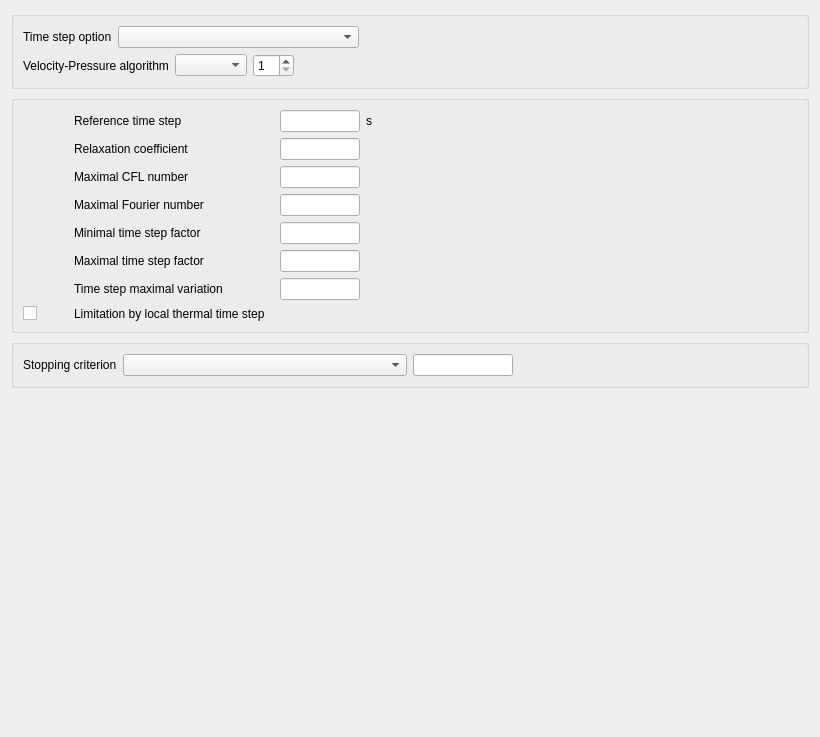
<?xml version="1.0" encoding="UTF-8"?>
<ui version="4.0">
 <class>TimeStepForm</class>
 <widget class="QWidget" name="TimeStepForm">
  <property name="geometry">
   <rect>
    <x>0</x>
    <y>0</y>
    <width>820</width>
    <height>737</height>
   </rect>
  </property>
  <property name="windowTitle">
   <string>Form</string>
  </property>
  <layout class="QGridLayout">
   <item row="3" column="0">
    <widget class="QGroupBox" name="groupBoxStopCriterion">
     <layout class="QHBoxLayout" name="horizontalLayout_3">
      <item>
       <widget class="QLabel" name="label_4">
        <property name="toolTip">
         <string>&lt;html&gt;&lt;head/&gt;&lt;body&gt;&lt;p&gt;&lt;span style=&quot; font-size:9pt;&quot;&gt;Define the number of the last time step after which the calculation stops. In case of restart calculations, it takes into account the number of time steps of the previous calculation.&lt;/span&gt;&lt;/p&gt;&lt;p&gt;&lt;span style=&quot; font-size:9pt;&quot;&gt;(code_saturne key word: &lt;/span&gt;&lt;span style=&quot; font-size:9pt; font-weight:600;&quot;&gt;NTMABS&lt;/span&gt;&lt;span style=&quot; font-size:9pt;&quot;&gt;)&lt;/span&gt;&lt;/p&gt;&lt;/body&gt;&lt;/html&gt;</string>
        </property>
        <property name="statusTip">
         <string>Absolute time step number of the simulation, restarts included.</string>
        </property>
        <property name="text">
         <string>Stopping criterion</string>
        </property>
       </widget>
      </item>
      <item>
       <widget class="QComboBox" name="comboBoxStopCrit">
        <property name="sizePolicy">
         <sizepolicy hsizetype="MinimumExpanding" vsizetype="Fixed">
          <horstretch>0</horstretch>
          <verstretch>0</verstretch>
         </sizepolicy>
        </property>
        <property name="minimumSize">
         <size>
          <width>200</width>
          <height>0</height>
         </size>
        </property>
       </widget>
      </item>
      <item>
       <widget class="QLineEdit" name="lineEditStop">
        <property name="minimumSize">
         <size>
          <width>100</width>
          <height>0</height>
         </size>
        </property>
        <property name="maximumSize">
         <size>
          <width>60</width>
          <height>16777215</height>
         </size>
        </property>
        <property name="toolTip">
         <string>&lt;html&gt;&lt;head/&gt;&lt;body&gt;&lt;p&gt;&lt;span style=&quot; font-size:9pt;&quot;&gt;Define the number of the last time step after which the calculation stops. In case of restart calculations, it takes into account the number of time steps of the previous calculation.&lt;/span&gt;&lt;/p&gt;&lt;p&gt;&lt;span style=&quot; font-size:9pt;&quot;&gt;(code_saturne key word: &lt;/span&gt;&lt;span style=&quot; font-size:9pt; font-weight:600;&quot;&gt;NTMABS&lt;/span&gt;&lt;span style=&quot; font-size:9pt;&quot;&gt;)&lt;/span&gt;&lt;/p&gt;&lt;/body&gt;&lt;/html&gt;</string>
        </property>
        <property name="statusTip">
         <string>Absolute time step number of the simulation, restarts included.</string>
        </property>
       </widget>
      </item>
      <item>
       <spacer name="horizontalSpacer_4">
        <property name="orientation">
         <enum>Qt::Horizontal</enum>
        </property>
        <property name="sizeHint" stdset="0">
         <size>
          <width>40</width>
          <height>20</height>
         </size>
        </property>
       </spacer>
      </item>
     </layout>
    </widget>
   </item>
   <item row="1" column="0">
    <widget class="QGroupBox" name="groupBoxTimeStep">
     <layout class="QHBoxLayout">
      <item>
       <layout class="QGridLayout">
        <item row="1" column="2">
         <widget class="QLineEdit" name="lineEditRELXST">
          <property name="minimumSize">
           <size>
            <width>0</width>
            <height>0</height>
           </size>
          </property>
          <property name="maximumSize">
           <size>
            <width>80</width>
            <height>16777215</height>
           </size>
          </property>
          <property name="toolTip">
           <string>&lt;html&gt;&lt;head/&gt;&lt;body&gt;&lt;p&gt;&lt;span style=&quot; font-size:9pt;&quot;&gt;Define the relaxation coefficient for the steady algorithm.&lt;/span&gt;&lt;/p&gt;&lt;p&gt;&lt;span style=&quot; font-size:9pt;&quot;&gt;(code_saturne key word: &lt;/span&gt;&lt;span style=&quot; font-size:9pt; font-weight:600;&quot;&gt;RELXST&lt;/span&gt;&lt;span style=&quot; font-size:9pt;&quot;&gt;)&lt;/span&gt;&lt;/p&gt;&lt;/body&gt;&lt;/html&gt;</string>
          </property>
         </widget>
        </item>
        <item row="2" column="1">
         <widget class="QLabel" name="labelCOUMAX">
          <property name="toolTip">
           <string>&lt;html&gt;&lt;head/&gt;&lt;body&gt;&lt;p&gt;&lt;span style=&quot; font-size:9pt;&quot;&gt;Define the maximal CFL number.&lt;/span&gt;&lt;/p&gt;&lt;p&gt;&lt;span style=&quot; font-size:9pt;&quot;&gt;(code_saturne key word: &lt;/span&gt;&lt;span style=&quot; font-size:9pt; font-weight:600;&quot;&gt;COUMAX&lt;/span&gt;&lt;span style=&quot; font-size:9pt;&quot;&gt;)&lt;/span&gt;&lt;/p&gt;&lt;/body&gt;&lt;/html&gt;</string>
          </property>
          <property name="statusTip">
           <string>Accessible entry if the time step is variable.</string>
          </property>
          <property name="text">
           <string>Maximal CFL number</string>
          </property>
         </widget>
        </item>
        <item row="0" column="1">
         <widget class="QLabel" name="labelDTREF">
          <property name="toolTip">
           <string>&lt;html&gt;&lt;head/&gt;&lt;body&gt;&lt;p&gt;&lt;span style=&quot; font-size:9pt;&quot;&gt;Define the reference time step used to initialize the time step in case of a non-constant time step. For a uniform and constant time step, the reference time step is used.&lt;/span&gt;&lt;/p&gt;&lt;p&gt;&lt;span style=&quot; font-size:9pt;&quot;&gt;(code_saturne key word: &lt;/span&gt;&lt;span style=&quot; font-size:9pt; font-weight:600;&quot;&gt;DTREF&lt;/span&gt;&lt;span style=&quot; font-size:9pt;&quot;&gt;)&lt;/span&gt;&lt;/p&gt;&lt;/body&gt;&lt;/html&gt;</string>
          </property>
          <property name="text">
           <string>Reference time step</string>
          </property>
         </widget>
        </item>
        <item row="0" column="2">
         <widget class="QLineEdit" name="lineEditDTREF">
          <property name="minimumSize">
           <size>
            <width>0</width>
            <height>0</height>
           </size>
          </property>
          <property name="maximumSize">
           <size>
            <width>80</width>
            <height>16777215</height>
           </size>
          </property>
          <property name="toolTip">
           <string>&lt;html&gt;&lt;head/&gt;&lt;body&gt;&lt;p&gt;&lt;span style=&quot; font-size:9pt;&quot;&gt;Define the reference time step used to initialize the time step in case of a non-constant time step. For a uniform and constant time step, the reference time step is used.&lt;/span&gt;&lt;/p&gt;&lt;p&gt;&lt;span style=&quot; font-size:9pt;&quot;&gt;(code_saturne key word: &lt;/span&gt;&lt;span style=&quot; font-size:9pt; font-weight:600;&quot;&gt;DTREF&lt;/span&gt;&lt;span style=&quot; font-size:9pt;&quot;&gt;)&lt;/span&gt;&lt;/p&gt;&lt;/body&gt;&lt;/html&gt;</string>
          </property>
         </widget>
        </item>
        <item row="0" column="3">
         <widget class="QLabel" name="labelDTREFunit">
          <property name="toolTip">
           <string>&lt;html&gt;&lt;head/&gt;&lt;body&gt;&lt;p&gt;&lt;span style=&quot; font-size:9pt;&quot;&gt;Define the reference time step used to initialize the time step in case of a non-constant time step. For a uniform and constant time step, the reference time step is used.&lt;/span&gt;&lt;/p&gt;&lt;p&gt;&lt;span style=&quot; font-size:9pt;&quot;&gt;(code_saturne key word: &lt;/span&gt;&lt;span style=&quot; font-size:9pt; font-weight:600;&quot;&gt;DTREF&lt;/span&gt;&lt;span style=&quot; font-size:9pt;&quot;&gt;)&lt;/span&gt;&lt;/p&gt;&lt;/body&gt;&lt;/html&gt;</string>
          </property>
          <property name="text">
           <string>s</string>
          </property>
         </widget>
        </item>
        <item row="6" column="2">
         <widget class="QLineEdit" name="lineEditVARRDT">
          <property name="maximumSize">
           <size>
            <width>80</width>
            <height>16777215</height>
           </size>
          </property>
          <property name="toolTip">
           <string>&lt;html&gt;&lt;head/&gt;&lt;body&gt;&lt;p&gt;&lt;span style=&quot; font-size:9pt;&quot;&gt;Define the maximal variation between two consecutive computed time steps.&lt;/span&gt;&lt;/p&gt;&lt;p&gt;&lt;span style=&quot; font-size:9pt;&quot;&gt;(code_saturne key word: &lt;/span&gt;&lt;span style=&quot; font-size:9pt; font-weight:600;&quot;&gt;VARRDT&lt;/span&gt;&lt;span style=&quot; font-size:9pt;&quot;&gt;)&lt;/span&gt;&lt;/p&gt;&lt;/body&gt;&lt;/html&gt;</string>
          </property>
          <property name="statusTip">
           <string>Accessible entry if the time step is variable.</string>
          </property>
         </widget>
        </item>
        <item row="5" column="1">
         <widget class="QLabel" name="labelCDTMAX">
          <property name="toolTip">
           <string>&lt;html&gt;&lt;head/&gt;&lt;body&gt;&lt;p&gt;&lt;span style=&quot; font-size:9pt;&quot;&gt;Define the upper limit for the calculated time step.&lt;/span&gt;&lt;/p&gt;&lt;p&gt;&lt;span style=&quot; font-size:9pt;&quot;&gt;(code_saturne key word: &lt;/span&gt;&lt;span style=&quot; font-size:9pt; font-weight:600;&quot;&gt;DTMAX&lt;/span&gt;&lt;span style=&quot; font-size:9pt;&quot;&gt;/&lt;/span&gt;&lt;span style=&quot; font-size:9pt; font-weight:600;&quot;&gt;DTREF&lt;/span&gt;&lt;span style=&quot; font-size:9pt;&quot;&gt;)&lt;/span&gt;&lt;/p&gt;&lt;/body&gt;&lt;/html&gt;</string>
          </property>
          <property name="statusTip">
           <string>Accessible entry if the time step is variable.</string>
          </property>
          <property name="text">
           <string>Maximal time step factor</string>
          </property>
         </widget>
        </item>
        <item row="5" column="2">
         <widget class="QLineEdit" name="lineEditCDTMAX">
          <property name="maximumSize">
           <size>
            <width>80</width>
            <height>16777215</height>
           </size>
          </property>
          <property name="toolTip">
           <string>&lt;html&gt;&lt;head/&gt;&lt;body&gt;&lt;p&gt;&lt;span style=&quot; font-size:9pt;&quot;&gt;Define the upper limit for the calculated time step.&lt;/span&gt;&lt;/p&gt;&lt;p&gt;&lt;span style=&quot; font-size:9pt;&quot;&gt;(code_saturne key word: &lt;/span&gt;&lt;span style=&quot; font-size:9pt; font-weight:600;&quot;&gt;DTMAX&lt;/span&gt;&lt;span style=&quot; font-size:9pt;&quot;&gt;/&lt;/span&gt;&lt;span style=&quot; font-size:9pt; font-weight:600;&quot;&gt;DTREF&lt;/span&gt;&lt;span style=&quot; font-size:9pt;&quot;&gt;)&lt;/span&gt;&lt;/p&gt;&lt;/body&gt;&lt;/html&gt;</string>
          </property>
          <property name="statusTip">
           <string>Accessible entry if the time step is variable.</string>
          </property>
         </widget>
        </item>
        <item row="6" column="1">
         <widget class="QLabel" name="labelVARRDT">
          <property name="toolTip">
           <string>&lt;html&gt;&lt;head/&gt;&lt;body&gt;&lt;p&gt;&lt;span style=&quot; font-size:9pt;&quot;&gt;Define the maximal variation between two consecutive computed time steps.&lt;/span&gt;&lt;/p&gt;&lt;p&gt;&lt;span style=&quot; font-size:9pt;&quot;&gt;(code_saturne key word: &lt;/span&gt;&lt;span style=&quot; font-size:9pt; font-weight:600;&quot;&gt;VARRDT&lt;/span&gt;&lt;span style=&quot; font-size:9pt;&quot;&gt;)&lt;/span&gt;&lt;/p&gt;&lt;/body&gt;&lt;/html&gt;</string>
          </property>
          <property name="statusTip">
           <string>Accessible entry if the time step is variable.</string>
          </property>
          <property name="text">
           <string>Time step maximal variation</string>
          </property>
         </widget>
        </item>
        <item row="4" column="2">
         <widget class="QLineEdit" name="lineEditCDTMIN">
          <property name="maximumSize">
           <size>
            <width>80</width>
            <height>16777215</height>
           </size>
          </property>
          <property name="toolTip">
           <string>&lt;html&gt;&lt;head/&gt;&lt;body&gt;&lt;p&gt;&lt;span style=&quot; font-size:9pt;&quot;&gt;Define the lower limit for the calculated time step.&lt;/span&gt;&lt;/p&gt;&lt;p&gt;&lt;span style=&quot; font-size:9pt;&quot;&gt;(code_saturne key word: &lt;/span&gt;&lt;span style=&quot; font-size:9pt; font-weight:600;&quot;&gt;DTMIN&lt;/span&gt;&lt;span style=&quot; font-size:9pt;&quot;&gt;/&lt;/span&gt;&lt;span style=&quot; font-size:9pt; font-weight:600;&quot;&gt;DTREF&lt;/span&gt;&lt;span style=&quot; font-size:9pt;&quot;&gt;)&lt;/span&gt;&lt;/p&gt;&lt;/body&gt;&lt;/html&gt;</string>
          </property>
          <property name="statusTip">
           <string>Accessible entry if the time step is variable.</string>
          </property>
         </widget>
        </item>
        <item row="7" column="1">
         <widget class="QLabel" name="labelIPTLRO">
          <property name="toolTip">
           <string>&lt;html&gt;&lt;head/&gt;&lt;body&gt;&lt;p&gt;&lt;span style=&quot; font-size:9pt;&quot;&gt;Indicate wether the time step should be limited by the local thermal time step based onthe Brunt-Vaisala frequency.&lt;/span&gt;&lt;/p&gt;&lt;p&gt;&lt;span style=&quot; font-size:9pt;&quot;&gt;(code_saturne key word: &lt;/span&gt;&lt;span style=&quot; font-size:9pt; font-weight:600;&quot;&gt;IPTLRO&lt;/span&gt;&lt;span style=&quot; font-size:9pt;&quot;&gt;)&lt;/span&gt;&lt;/p&gt;&lt;/body&gt;&lt;/html&gt;</string>
          </property>
          <property name="statusTip">
           <string>Accessible if gravity is not zero, if density is not constant and if the time step is variable</string>
          </property>
          <property name="text">
           <string>Limitation by local thermal time step</string>
          </property>
         </widget>
        </item>
        <item row="3" column="1">
         <widget class="QLabel" name="labelFOUMAX">
          <property name="toolTip">
           <string>&lt;html&gt;&lt;head/&gt;&lt;body&gt;&lt;p&gt;&lt;span style=&quot; font-size:9pt;&quot;&gt;Define the maximal Fourier number.&lt;/span&gt;&lt;/p&gt;&lt;p&gt;&lt;span style=&quot; font-size:9pt;&quot;&gt;(code_saturne key word: &lt;/span&gt;&lt;span style=&quot; font-size:9pt; font-weight:600;&quot;&gt;FOUMAX&lt;/span&gt;&lt;span style=&quot; font-size:9pt;&quot;&gt;)&lt;/span&gt;&lt;/p&gt;&lt;/body&gt;&lt;/html&gt;</string>
          </property>
          <property name="statusTip">
           <string>Accessible entry if the time step is variable.</string>
          </property>
          <property name="text">
           <string>Maximal Fourier number</string>
          </property>
         </widget>
        </item>
        <item row="3" column="2">
         <widget class="QLineEdit" name="lineEditFOUMAX">
          <property name="maximumSize">
           <size>
            <width>80</width>
            <height>16777215</height>
           </size>
          </property>
          <property name="toolTip">
           <string>&lt;html&gt;&lt;head/&gt;&lt;body&gt;&lt;p&gt;&lt;span style=&quot; font-size:9pt;&quot;&gt;Define the maximal Fourier number.&lt;/span&gt;&lt;/p&gt;&lt;p&gt;&lt;span style=&quot; font-size:9pt;&quot;&gt;(code_saturne key word: &lt;/span&gt;&lt;span style=&quot; font-size:9pt; font-weight:600;&quot;&gt;FOUMAX&lt;/span&gt;&lt;span style=&quot; font-size:9pt;&quot;&gt;)&lt;/span&gt;&lt;/p&gt;&lt;/body&gt;&lt;/html&gt;</string>
          </property>
          <property name="statusTip">
           <string>Accessible entry if the time step is variable.</string>
          </property>
         </widget>
        </item>
        <item row="1" column="1">
         <widget class="QLabel" name="labelRELXST">
          <property name="minimumSize">
           <size>
            <width>200</width>
            <height>0</height>
           </size>
          </property>
          <property name="toolTip">
           <string>&lt;html&gt;&lt;head/&gt;&lt;body&gt;&lt;p&gt;&lt;span style=&quot; font-size:9pt;&quot;&gt;Define the relaxation coefficient for the steady algorithm.&lt;/span&gt;&lt;/p&gt;&lt;p&gt;&lt;span style=&quot; font-size:9pt;&quot;&gt;(code_saturne key word: &lt;/span&gt;&lt;span style=&quot; font-size:9pt; font-weight:600;&quot;&gt;RELXST&lt;/span&gt;&lt;span style=&quot; font-size:9pt;&quot;&gt;)&lt;/span&gt;&lt;/p&gt;&lt;/body&gt;&lt;/html&gt;</string>
          </property>
          <property name="text">
           <string>Relaxation coefficient</string>
          </property>
         </widget>
        </item>
        <item row="2" column="2">
         <widget class="QLineEdit" name="lineEditCOUMAX">
          <property name="maximumSize">
           <size>
            <width>80</width>
            <height>16777215</height>
           </size>
          </property>
          <property name="toolTip">
           <string>&lt;html&gt;&lt;head/&gt;&lt;body&gt;&lt;p&gt;&lt;span style=&quot; font-size:9pt;&quot;&gt;Define the maximal CFL number.&lt;/span&gt;&lt;/p&gt;&lt;p&gt;&lt;span style=&quot; font-size:9pt;&quot;&gt;(code_saturne key word: &lt;/span&gt;&lt;span style=&quot; font-size:9pt; font-weight:600;&quot;&gt;COUMAX&lt;/span&gt;&lt;span style=&quot; font-size:9pt;&quot;&gt;)&lt;/span&gt;&lt;/p&gt;&lt;/body&gt;&lt;/html&gt;</string>
          </property>
          <property name="statusTip">
           <string>Accessible entry if the time step is variable.</string>
          </property>
         </widget>
        </item>
        <item row="4" column="1">
         <widget class="QLabel" name="labelCDTMIN">
          <property name="toolTip">
           <string>&lt;html&gt;&lt;head/&gt;&lt;body&gt;&lt;p&gt;&lt;span style=&quot; font-size:9pt;&quot;&gt;Define the lower limit for the calculated time step.&lt;/span&gt;&lt;/p&gt;&lt;p&gt;&lt;span style=&quot; font-size:9pt;&quot;&gt;(code_saturne key word: &lt;/span&gt;&lt;span style=&quot; font-size:9pt; font-weight:600;&quot;&gt;DTMIN&lt;/span&gt;&lt;span style=&quot; font-size:9pt;&quot;&gt;/&lt;/span&gt;&lt;span style=&quot; font-size:9pt; font-weight:600;&quot;&gt;DTREF&lt;/span&gt;&lt;span style=&quot; font-size:9pt;&quot;&gt;)&lt;/span&gt;&lt;/p&gt;&lt;/body&gt;&lt;/html&gt;</string>
          </property>
          <property name="statusTip">
           <string>Accessible entry if the time step is variable.</string>
          </property>
          <property name="text">
           <string>Minimal time step factor</string>
          </property>
         </widget>
        </item>
        <item row="7" column="0">
         <widget class="QCheckBox" name="checkBoxIPTLRO">
          <property name="toolTip">
           <string>&lt;html&gt;&lt;head/&gt;&lt;body&gt;&lt;p&gt;&lt;span style=&quot; font-size:9pt;&quot;&gt;Indicate wether the time step should be limited by the local thermal time step based onthe Brunt-Vaisala frequency.&lt;/span&gt;&lt;/p&gt;&lt;p&gt;&lt;span style=&quot; font-size:9pt;&quot;&gt;(code_saturne key word: &lt;/span&gt;&lt;span style=&quot; font-size:9pt; font-weight:600;&quot;&gt;IPTLRO&lt;/span&gt;&lt;span style=&quot; font-size:9pt;&quot;&gt;)&lt;/span&gt;&lt;/p&gt;&lt;/body&gt;&lt;/html&gt;</string>
          </property>
          <property name="statusTip">
           <string>code_saturne key word: IPTLRO</string>
          </property>
          <property name="text">
           <string/>
          </property>
         </widget>
        </item>
       </layout>
      </item>
      <item>
       <spacer>
        <property name="orientation">
         <enum>Qt::Horizontal</enum>
        </property>
        <property name="sizeHint" stdset="0">
         <size>
          <width>16</width>
          <height>16</height>
         </size>
        </property>
       </spacer>
      </item>
     </layout>
    </widget>
   </item>
   <item row="0" column="0">
    <widget class="QGroupBox" name="groupBoxTimeStepMode">
     <property name="toolTip">
      <string>&lt;html&gt;&lt;head/&gt;&lt;body&gt;&lt;p&gt;&lt;span style=&quot; font-size:9pt;&quot;&gt;Define the time step options.&lt;/span&gt;&lt;/p&gt;&lt;/body&gt;&lt;/html&gt;</string>
     </property>
     <property name="title">
      <string/>
     </property>
     <layout class="QGridLayout">
      <item row="1" column="0">
       <layout class="QHBoxLayout" name="horizontalLayout_2">
        <item>
         <layout class="QHBoxLayout" name="horizontalLayout">
          <item>
           <widget class="QLabel" name="labelNTERUP">
            <property name="text">
             <string>Velocity-Pressure algorithm</string>
            </property>
           </widget>
          </item>
          <item>
           <widget class="QComboBox" name="comboBoxNTERUP"/>
          </item>
          <item>
           <widget class="QSpinBox" name="spinBoxNTERUP">
            <property name="minimum">
             <number>1</number>
            </property>
           </widget>
          </item>
         </layout>
        </item>
        <item>
         <spacer name="horizontalSpacer_2">
          <property name="orientation">
           <enum>Qt::Horizontal</enum>
          </property>
          <property name="sizeHint" stdset="0">
           <size>
            <width>40</width>
            <height>20</height>
           </size>
          </property>
         </spacer>
        </item>
       </layout>
      </item>
      <item row="0" column="0">
       <layout class="QHBoxLayout">
        <item>
         <layout class="QHBoxLayout">
          <item>
           <widget class="QLabel" name="label">
            <property name="toolTip">
             <string>&lt;html&gt;&lt;head/&gt;&lt;body&gt;&lt;p&gt;&lt;span style=&quot; font-size:9pt;&quot;&gt;Select between a constant or variable time step.&lt;/span&gt;&lt;/p&gt;&lt;p&gt;&lt;span style=&quot; font-size:9pt;&quot;&gt;(code_saturne key word: &lt;/span&gt;&lt;span style=&quot; font-size:9pt; font-weight:600;&quot;&gt;IDTVAR&lt;/span&gt;&lt;span style=&quot; font-size:9pt;&quot;&gt;)&lt;/span&gt;&lt;/p&gt;&lt;/body&gt;&lt;/html&gt;</string>
            </property>
            <property name="text">
             <string>Time step option</string>
            </property>
           </widget>
          </item>
          <item>
           <widget class="QComboBox" name="comboBoxOptions">
            <property name="minimumSize">
             <size>
              <width>241</width>
              <height>21</height>
             </size>
            </property>
            <property name="toolTip">
             <string>&lt;html&gt;&lt;head/&gt;&lt;body&gt;&lt;p&gt;&lt;span style=&quot; font-size:9pt;&quot;&gt;Select between a constant or variable time step.&lt;/span&gt;&lt;/p&gt;&lt;p&gt;&lt;span style=&quot; font-size:9pt;&quot;&gt;(code_saturne key word: &lt;/span&gt;&lt;span style=&quot; font-size:9pt; font-weight:600;&quot;&gt;IDTVAR&lt;/span&gt;&lt;span style=&quot; font-size:9pt;&quot;&gt;)&lt;/span&gt;&lt;/p&gt;&lt;/body&gt;&lt;/html&gt;</string>
            </property>
           </widget>
          </item>
         </layout>
        </item>
        <item>
         <spacer>
          <property name="orientation">
           <enum>Qt::Horizontal</enum>
          </property>
          <property name="sizeHint" stdset="0">
           <size>
            <width>40</width>
            <height>20</height>
           </size>
          </property>
         </spacer>
        </item>
       </layout>
      </item>
     </layout>
    </widget>
   </item>
   <item row="4" column="0">
    <spacer name="verticalSpacer">
     <property name="orientation">
      <enum>Qt::Vertical</enum>
     </property>
     <property name="sizeHint" stdset="0">
      <size>
       <width>20</width>
       <height>40</height>
      </size>
     </property>
    </spacer>
   </item>
  </layout>
 </widget>
 <resources/>
 <connections/>
</ui>
